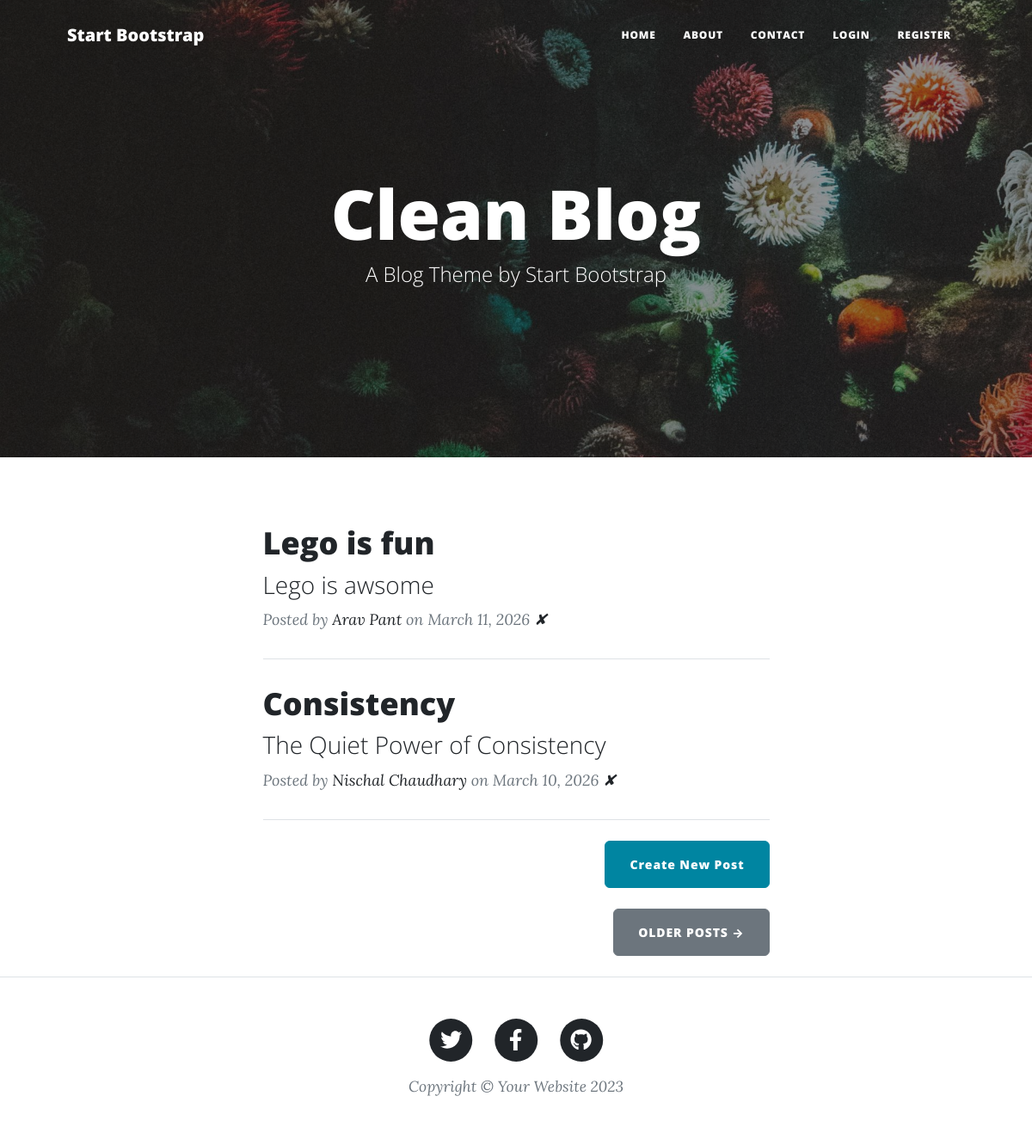
The page / on the database its author committed.
### models.py (models this page shows)
class BlogPost(db.Model):
    id: Mapped[int] = mapped_column(Integer, primary_key=True)
    title: Mapped[str] = mapped_column(String(250), unique=True, nullable=False)
    subtitle: Mapped[str] = mapped_column(String(250), nullable=False)
    date: Mapped[str] = mapped_column(String(250), nullable=False)
    body: Mapped[str] = mapped_column(Text, nullable=False)
    author: Mapped[str] = mapped_column(String(250), nullable=False)
    img_url: Mapped[str] = mapped_column(String(250), nullable=False)
    comments: Mapped[List["Comment"]] = relationship(back_populates="post")

### views/blog_views.py (the view)
@blog_bp.route("/")
def get_all_posts():
    result = db.session.execute(db.select(BlogPost))
    all_posts = result.scalars().all()
    return render_template("index.html", all_posts=all_posts)

### templates/index.html
{% extends "base.html" %}
{% block content %}
  <header class="masthead"
          style="background-image: url('../static/assets/img/home-bg.jpg')">
    <div class="container position-relative px-4 px-lg-5">
      <div class="row gx-4 gx-lg-5 justify-content-center">
        <div class="col-md-10 col-lg-8 col-xl-7">
          <div class="site-heading">
            <h1>Clean Blog</h1>
            <span class="subheading">A Blog Theme by Start Bootstrap</span>
          </div>
        </div>
      </div>
    </div>
  </header>
  <div class="container px-4 px-lg-5">
    <div class="row gx-4 gx-lg-5 justify-content-center">
      <div class="col-md-10 col-lg-8 col-xl-7">
        {% for post in all_posts %}
          <div class="post-preview">
            <a href="{{ url_for('blog.show_post', post_id=post.id) }}">
              <h2 class="post-title">{{ post.title }}</h2>
              <h3 class="post-subtitle">{{ post.subtitle }}</h3>
            </a>
            <p class="post-meta">
              Posted by <a href="#">{{ post.author }}</a> on {{ post.date }}
              <a href="{{ url_for('blog.delete_post', id=post.id) }}">✘</a>
            </p>
          </div>
          <hr class="my-4" />
        {% endfor %}
        <div class="d-flex justify-content-end mb-4">
          <a class="btn btn-primary float-right"
             href="{{ url_for("blog.add_post") }}">Create New Post</a>
        </div>
        <div class="d-flex justify-content-end mb-4">
          <a class="btn btn-secondary text-uppercase" href="#!">Older Posts →</a>
        </div>
      </div>
    </div>
  </div>
{% endblock %}

### rows shown on the page
BlogPost: title "Lego is fun", subtitle "Lego is awsome", author "Arav Pant", date "March 11, 2026"
BlogPost: title "Consistency", subtitle "The Quiet Power of Consistency", author "Nischal Chaudhary", date "March 10, 2026"
